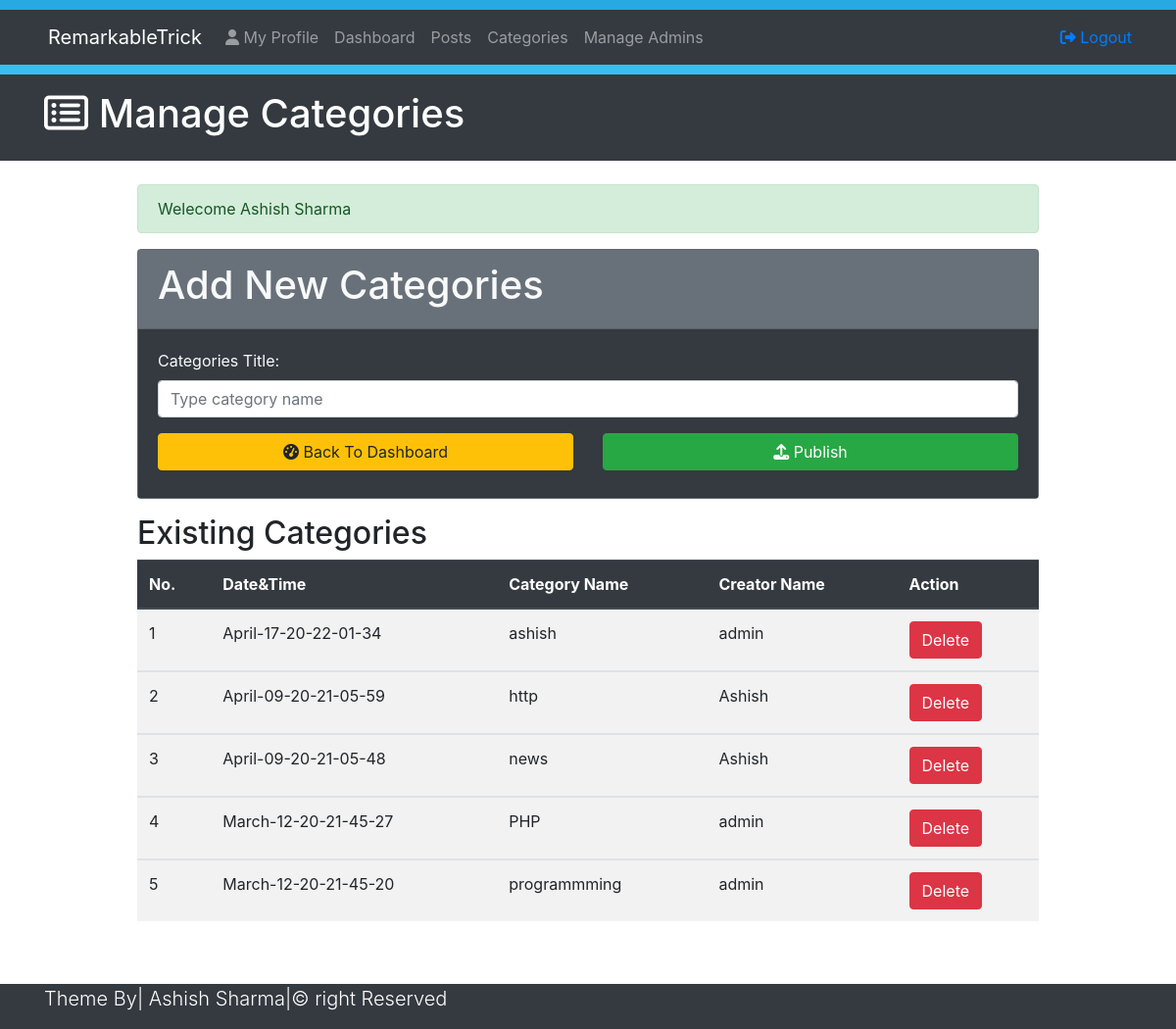
Screenshot of /categories.php (signed in) with the database file from the repository.
### tables this page shows
CREATE TABLE `cat` (
  `id` int(10) NOT NULL,
  `title` varchar(50) NOT NULL,
  `author` varchar(50) NOT NULL,
  `Dateandtime` varchar(30) NOT NULL
);

### categories.php (the view, shortened to what this page needs)
<?php require_once("include/session.php"); ?>
<!DOCTYPE html>
<html lang="en">
<head>
     <link rel="stylesheet" type="text/css" href="css/style.css"/>
    <link rel="stylesheet" href="https://stackpath.bootstrapcdn.com/bootstrap/4.4.1/css/bootstrap.min.css">
</head>
<body>
    <div style="height:10px; background:#27aae1;"></div>
    <nav class="navbar navbar-expand-lg navbar-dark bg-dark">
        <div class="container">
            <a href="#" class="navbar-brand pl-1">RemarkableTrick</a>
            <div class="collapse navbar-collapse" id="navbarNav">
                    <ul class="navbar-nav mr-auto">
                        <li class="navbar-item">
                            <a href="myprofile.php" class="nav-link"><i class="fa fa-user" aria-hidden="true"></i> </i>My Profile</a>    </li>
                        <li class="navbar-item">
                            <a href="dashboard.php" class="nav-link">Dashboard</a>    </li>
                        <li class="navbar-item">
                            <a href="posts.php" class="nav-link">Posts</a>    </li>
                        <li class="navbar-item">
                            <a href="categories.php" class="nav-link">Categories</a>    </li>
                        <li class="navbar-item">
                            <a href="admins.php" class="nav-link">Manage Admins</a></li>
            </ul>
        </div>
            <ul class="navbar-nav ml-auto">
                <li class="nav-item"> <a href=logout.php><i class="fa fa-sign-out" aria-hidden="true"></i> Logout</a></li></ul>
        </div>
    </nav>
 <div style="height:10px; background:#34c0eb;"></div>
<header class="bg-dark text-white py-3">
    <div class="container">
    <div class="row">
        <div class="col-md-12">
         <h1><i class="fa fa-list-alt" aria-hidden="true"></i> Manage Categories</h1>
        </div>
        </div>
    </div>
</header>
<section class="container py-4 mb-4">
    <div class="row">
    <div class="offset-lg-1 col-lg-10" style="min-height:400px" >
        <?php echo errormsg();
            echo successmsg();
        ?>
        <form class="" action="categories.php" method="post">
        <div class="card bg-secondary text-light mb-3">
            <div class="card-header">
            <h1>Add New Categories</h1>
            </div>
            <div class="card-body bg-dark">
            <div class="form-group">
                <label for="title"><span class="fieldinfo">Categories Title:</span></label>
                <input class="form-control" type="text" name="categorytitle" id="title" placeholder="Type category name" value ="">
                </div>
                <div class="row">
                <div class="col-lg-6 mb-2">
                    <a href="dashboard.php" class="btn btn-warning btn-block"> <i class="fa fa-tachometer" aria-hidden="true"></i> Back To Dashboard</a></div>
                <div class="col-lg-6 mb-2">
                    <button type="submit" name="Submit" class="btn btn-success btn-block"> <i class="fa fa-upload" aria-hidden="true"></i> Publish</a></div>
                </div>
            </div>
            </div>
        </form>
        <h2>Existing Categories</h2>
      <table class="table table-striped table-hover">
        <thead class="thead-dark">
          <tr>
            <th>No. </th>
            <th>Date&Time</th>
            <th> Category Name</th>
            <th>Creator Name</th>
            <th>Action</th>
          </tr>
        </thead>
      <?php
      global $Connectingdb;
      $sql = "SELECT * FROM cat ORDER BY id desc";
      $Execute =$Connectingdb->query($sql);
      $SrNo = 0;
      while ($DataRows=$Execute->fetch()) {
        $CategoryId = $DataRows["id"];
        $CategoryDate = $DataRows["Dateandtime"];
        $CategoryName = $DataRows["title"];
        $CreatorName= $DataRows["author"];
        $SrNo++;
      ?>
      <tbody>
        <tr>
          <td><?php echo htmlentities($SrNo); ?></td>
          <td><?php echo htmlentities($CategoryDate); ?></td>
          <td><?php echo htmlentities($CategoryName); ?></td>
          <td><?php echo htmlentities($CreatorName); ?></td>
          <td> <a href="deleteCategory.php?id=<?php echo $CategoryId;?>" class="btn btn-danger">Delete</a>  </td>
      </tbody>
      <?php } ?>
      </table>
        </div>
    </div>
</section>
    <footer class="bg-dark text-white">
<div class="container">
    <div class="row">
        <div class="col-md-12">
    <p class="lead text-centre">Theme By| Ashish Sharma|&copy right Reserved</p>
    </div>
        </div>
    </div>
</footer>
</body>
</html>

### css/style.css (style rules this page uses)
.navbar-dark { background-color: #512DA8; }

### rows the page displays
cat: Dateandtime "April-17-20-22-01-34", title "ashish", author "admin"
cat: Dateandtime "April-09-20-21-05-59", title "http", author "Ashish"
cat: Dateandtime "April-09-20-21-05-48", title "news", author "Ashish"
cat: Dateandtime "March-12-20-21-45-27", title "PHP", author "admin"
cat: Dateandtime "March-12-20-21-45-20", title "programmming", author "admin"

### other values shown
successmsg() "Welecome Ashish Sharma"
